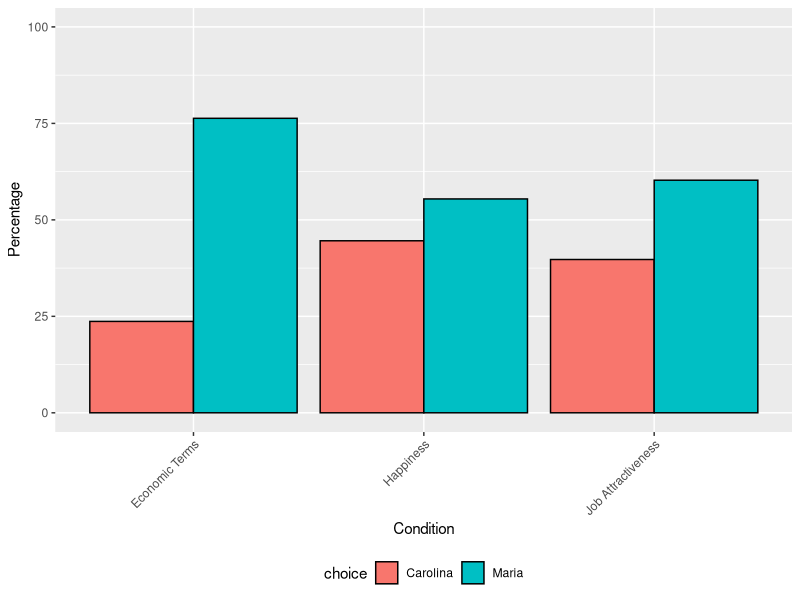
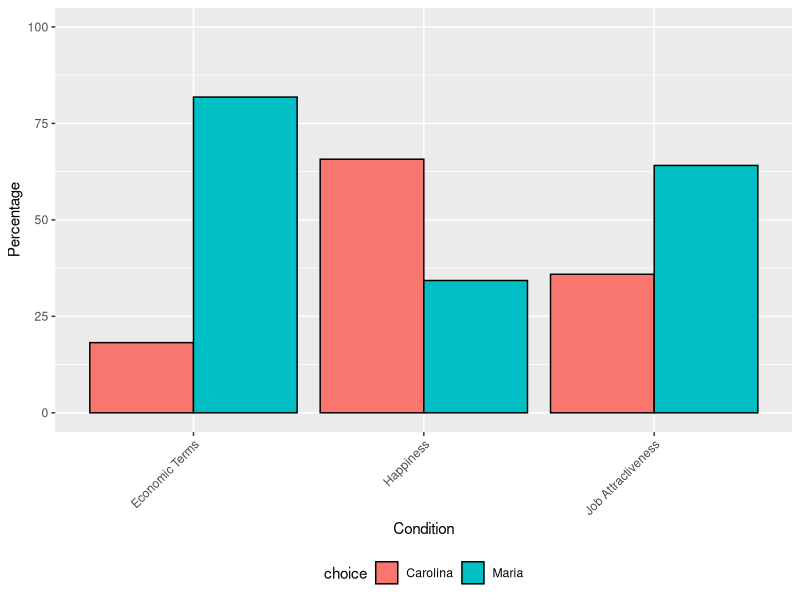
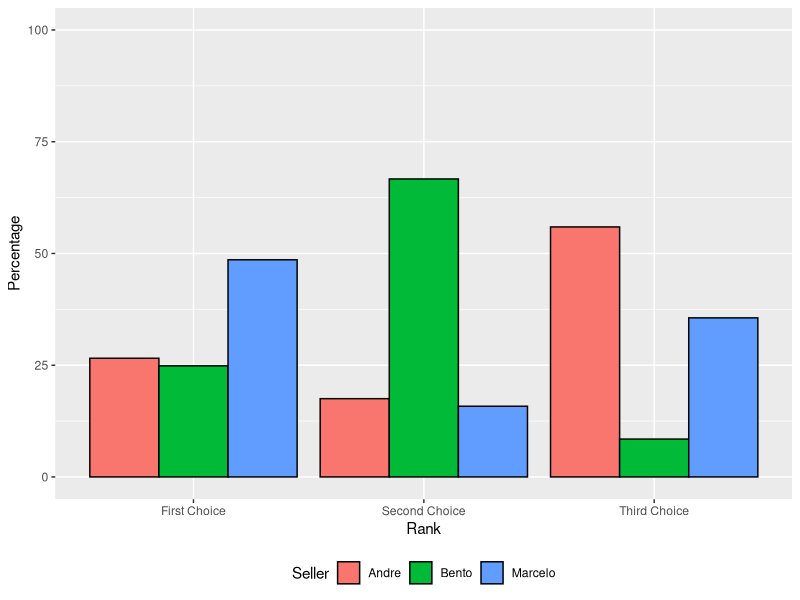
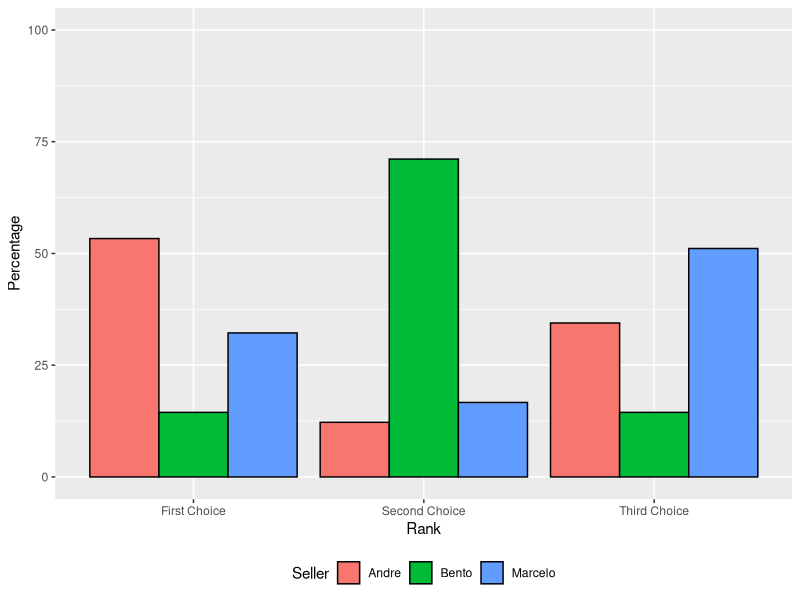
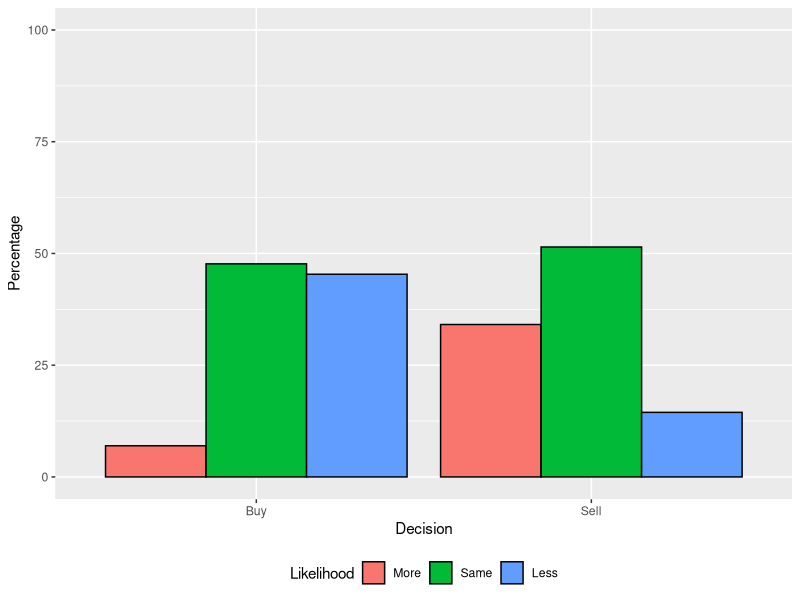
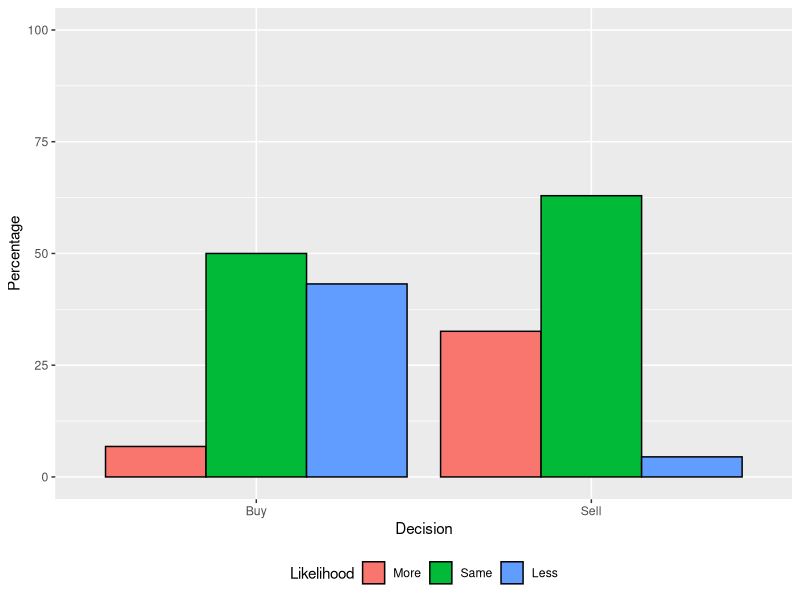
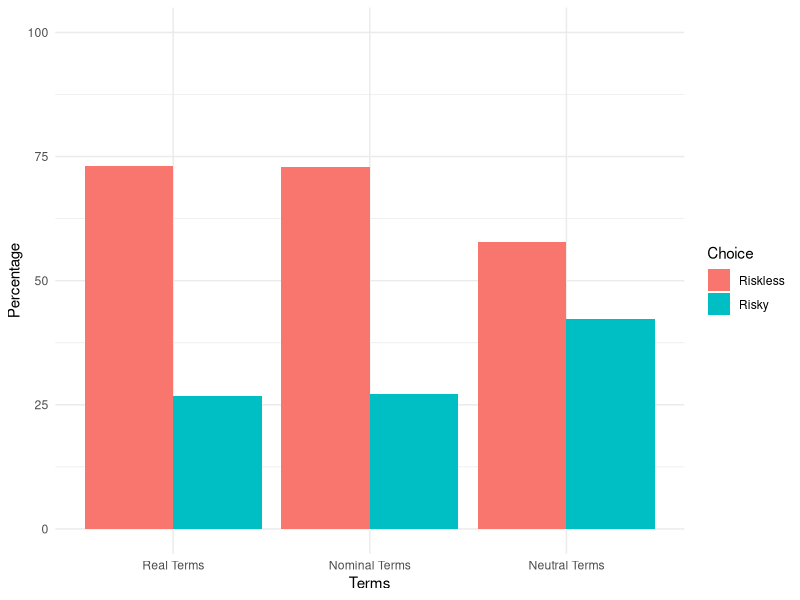
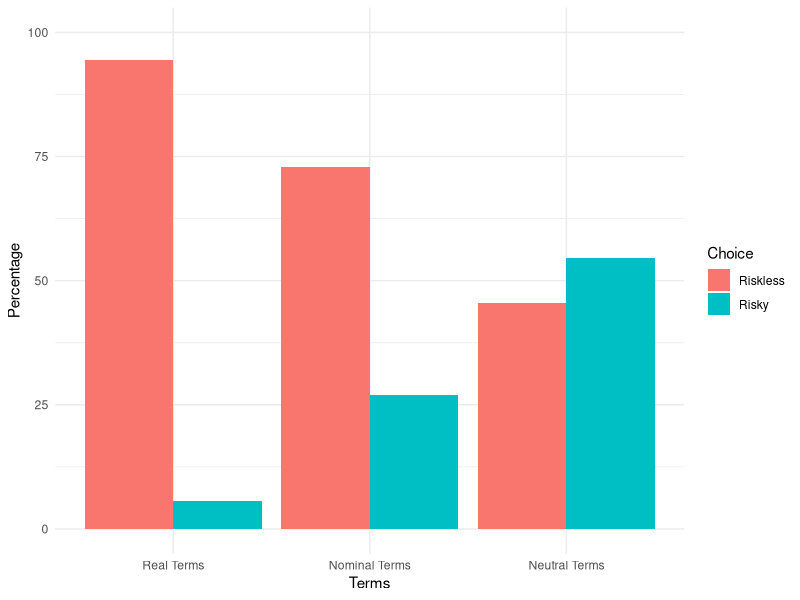

The R script that drew these images, in order:
## ---- chunk 1
# Un-comment these lines for missing packages
# install.packages("dplyr")
# install.packages("ggplot2")
# install.packages("here")
# install.packages("readr")
# install.packages("tidyverse")

## Import nessasay libraries
library(ggplot2)
library(dplyr)
library(tidyverse)
library(here)
library(readr)
knitr::opts_chunk$set(echo = FALSE)
## ---- chunk 2
# read the data file and store it in the 'data' variable
data <- read_csv(here("outputs", "data", "cleaned_money_data.csv"))
## ---- chunk 3
selected_data <- data %>%
  select(1:2, (ncol(data)-2):ncol(data))

knitr::kable(head(selected_data, 6), 
             caption = "Sample of the Cleaned Money Illusion Data for Question 1",
             format = "markdown")
## ---- chunk 4
selected_data <- data %>%
  select(1:2, 12:14)

knitr::kable(head(selected_data, 6), 
             caption = "Sample of the Cleaned Money Illusion Data for Question 2",
             format = "markdown")
## ---- chunk 5
selected_data <- data %>%
  select(1:2, 7:9)

knitr::kable(head(selected_data, 6), 
             caption = "Sample of the Cleaned Money Illusion Data for Question 3",
             format = "markdown")
## ---- chunk 6
selected_data <- data %>%
  select(1:5)

knitr::kable(head(selected_data, 6), 
             caption = "Sample of the Cleaned Money Illusion Data for Question 4",
             format = "markdown")
## ---- chunk 7
# Function to create plot based on gender
create_gender_plot <- function(gender, data) {
  # Translate 'gênero' to English and filter data for the specific gender
  gender_data <- data %>%
    mutate(gênero = recode(gênero, 'Mulher' = 'Female', 'Homem' = 'Male')) %>%
    filter(gênero == gender) %>%
    gather(key = "category", value = "choice", economicam, felicidade, atratividade_trab) %>%
    filter(!is.na(choice))

  # Calculate the percentage of non-NA responses for each category
  freq_data <- gender_data %>%
    count(category, choice) %>%
    group_by(category) %>%
    mutate(Percentage = n / sum(n) * 100) %>%
    ungroup()

  # Modify the category names to translate to English
  freq_data$category <- recode(freq_data$category,
                               "economicam" = "Economic Terms",
                               "felicidade" = "Happiness",
                               "atratividade_trab" = "Job Attractiveness")

  # Creating the plot with ggplot2
  plot <- ggplot(data = freq_data, aes(x = category, y = Percentage, fill = choice)) +
    geom_bar(stat = "identity", position = position_dodge(), color = "black") +
    labs(
         x = "Condition",
         y = "Percentage"
    ) +
    theme(
          legend.position = "bottom",
          axis.text.x = element_text(angle = 45, hjust = 1),
          plot.title = element_text(hjust = 0.5),
          plot.caption = element_text(hjust = 0.5)
    ) +
    ylim(0, 100)

  # Return the plot
  return(plot)
}
## ---- chunk 8
# Create plots for 'Female'
plot_female <- create_gender_plot("Female", data)
# Display the plots
print(plot_female)
## ---- chunk 9
# Create plots for 'Female'
plot_male <- create_gender_plot("Male", data)
# Display the plots
print(plot_male)
## ---- chunk 10
# Translate 'gênero' to English and remove rows with NA choices
data2 <- data %>%
  mutate(gênero = recode(gênero, 'Mulher' = 'Female', 'Homem' = 'Male')) %>%
  filter(!is.na(`A casa_1`), !is.na(`A casa_2`), !is.na(`A casa_3`))

# Reshape the data for plotting
Prob2_data <- data2 %>%
  pivot_longer(cols = c(`A casa_1`, `A casa_2`, `A casa_3`),
               names_to = "Seller_Rank",
               values_to = "Choice") %>%
  mutate(Seller_Rank = recode(Seller_Rank,
                               `A casa_1` = "Andre",
                               `A casa_2` = "Bento",
                               `A casa_3` = "Marcelo"),
         Choice = factor(Choice, levels = c(1, 2, 3), labels = c("First Choice", "Second Choice", "Third Choice"))) %>%
  group_by(gênero, Seller_Rank, Choice) %>%
  summarise(Count = n(), .groups = 'drop')

# Calculate the percentages without NA values
Prob2_data <- Prob2_data %>%
  group_by(gênero, Choice) %>%
  mutate(Percentage = Count / sum(Count) * 100) %>%
  ungroup()

# Function to create plot for each gender
create_plot <- function(gender, data) {
  gender_data <- data %>%
    filter(gênero == gender)
  
  # Plot
  ggplot(gender_data, aes(x = Choice, y = Percentage, fill = Seller_Rank)) +
    geom_bar(stat = "identity", position = position_dodge(), color = "black") +
    labs(
      x = "Rank",
      y = "Percentage",
      fill = "Seller"
    ) +
    theme(legend.position = "bottom") +
    ylim(0, 100)
}
## ---- chunk 11
# Create plots for 'Female'
plot_female2 <- create_plot("Female", Prob2_data)
# Display the plots
print(plot_female2)
## ---- chunk 12
# Create plots for 'Female'
plot_male2 <- create_plot("Male", Prob2_data)
# Display the plots
print(plot_male2)
## ---- chunk 13
# Translate the terms to English and filter out NA values selectively
data3 <- data %>%
  mutate(
    across(
      .cols = c("poltrona_venda_reais", "poltrona_compra_reai", "poltrona_venda_porce"),
      .fns = ~ case_when(
        . == "Menos suscetível" ~ "Less",
        . == "Mais suscetível" ~ "More",
        . == "Igual" ~ "Same",
        TRUE ~ NA_character_
      )
    ),
    gênero = recode(gênero, 'Mulher' = 'Female', 'Homem' = 'Male')
  )


# Reshape the data for plotting
Prob3_data <- data3 %>%
  pivot_longer(
    cols = c("poltrona_venda_reais", "poltrona_compra_reai", "poltrona_venda_porce"),
    names_to = "Condition",
    values_to = "Likelihood"
  ) %>%
  filter(!is.na(Likelihood)) %>%
  mutate(
    Decision = case_when(
      str_detect(Condition, "compra") ~ "Buy",
      str_detect(Condition, "venda") ~ "Sell"
    ),
    Likelihood = factor(Likelihood, levels = c("More", "Same", "Less"))
  )


# Counting and percentage calculation
Prob3_data <- Prob3_data %>%
  count(gênero, Decision, Likelihood) %>%
  group_by(gênero, Decision) %>%
  mutate(Percentage = n / sum(n) * 100) %>%
  ungroup()

# Function to create plot for each gender
create_plot <- function(gender, data) {
  gender_data <- data %>%
    filter(gênero == gender)
  # Plot
  ggplot(gender_data, aes(x = Decision, y = Percentage, fill = Likelihood)) +
    geom_bar(stat = "identity", position = position_dodge(), color = "black") +
    labs(
      x = "Decision",
      y = "Percentage",
      fill = "Likelihood"
    ) +
    theme(legend.position = "bottom") +
    ylim(0, 100)
}
## ---- chunk 14
# Create plots for 'Female'
plot_female3 <- create_plot("Female", Prob3_data)
# Display the plots
print(plot_female3)
## ---- chunk 15
# Create plots for 'Female'
plot_male3 <- create_plot("Male", Prob3_data)
# Display the plots
print(plot_male3)
## ---- chunk 16
data4 <- data %>%
  mutate(gênero = recode(gênero, 'Mulher' = 'Female', 'Homem' = 'Male'))

# Pivot the data to long format, ensure columns start with 'contrato'
long_data <- data4 %>%
  pivot_longer(
    cols = starts_with("contrato"), # This assumes column names start with 'contrato'
    names_to = "Contract",
    values_to = "Choice",
    values_drop_na = TRUE
  ) %>%
  mutate(
    Term = case_when(
      Contract == "contrato_AB" ~ "Real Terms",
      Contract == "contrato_CD" ~ "Nominal Terms",
      Contract == "contrato_EF" ~ "Neutral Terms"
    ),
    Choice = case_when(
      Choice %in% c("A", "C", "E") ~ "Risky",
      Choice %in% c("B", "D", "F") ~ "Riskless"
    ),
    Term = fct_relevel(Term, "Real Terms", "Nominal Terms", "Neutral Terms") # Order the terms
  ) %>%
  drop_na(Choice) # Drop NA values to avoid them being plotted

# Calculate the counts and percentages
data_counts <- long_data %>%
  count(gênero, Term, Choice) %>%
  group_by(gênero, Term) %>%
  mutate(Percentage = n / sum(n) * 100)

# Plotting function
create_plot <- function(gender, data) {
  gender_data <- data %>%
    filter(gênero == gender)
  
  ggplot(gender_data, aes(x = Term, y = Percentage, fill = Choice)) +
    geom_bar(stat = "identity", position = position_dodge()) +
    labs(
      x = "Terms",
      y = "Percentage",
      fill = "Choice"
    ) +
    theme_minimal() +
    ylim(0, 100)
}
## ---- chunk 17
# Create plots for 'Female'
plot_female4 <- create_plot("Female", data_counts)
# Display the plots
print(plot_female4)
## ---- chunk 18
# Create plots for 'Male'
plot_male4 <- create_plot("Male", data_counts)
# Display the plots
print(plot_male4)
